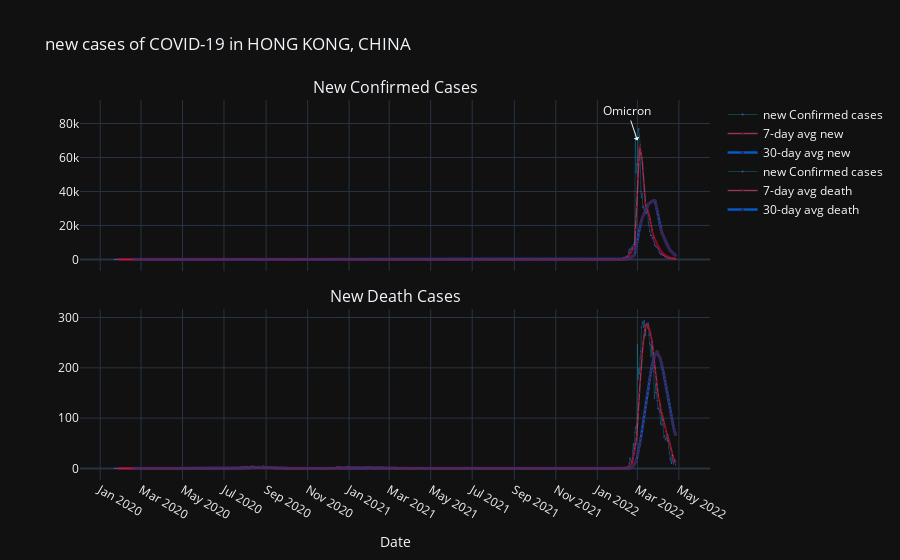

Here is the notebook cell this chart was saved with:
### Markdown cell above
According to Tianjin Centers for Disease Control and Prevention, they detect Omicron (B.1.1.529) in asymptomatic infection who enter in 12/09/2021. This is the first Omicron case reported officially in China mainland. Other provinces reported Omicron infection in following days. We can see that there is increasing cases since December 2021 and continue mounting after that.

By comparison, Delta didn't bring too much effect in China.

There is quite different trends between China and China Mainland due to the new wave in Hong Kong. Let's take a look at Hong Kong's data.

### Code cell
fig = make_subplots(rows=2, cols=1, subplot_titles=('New Confirmed Cases', 'New Death Cases'),
                    shared_xaxes=True,
                    vertical_spacing=0.1)

data_copy2 = ts_confirmed_CHINA_incre

specify = 'Hong Kong'
idx = data_copy2.index
ser = data_copy2[specify]
layout_title = specify.upper()
kind = 'Confirmed'
method = 'new'
ma = [7,30]

trace = go.Scatter(
    x = idx,
    y = ser,
    mode = 'lines+markers',
    name = f'{method} {kind} cases',
    opacity = .8,
    line=dict(color="#08a8c4",width = .4),
    marker = dict(color = '#5857e1',size = 1.2)
)
trace1 = go.Scatter(
    x = idx,
    y = ser.rolling(ma[0]).mean(),
    mode = 'lines+markers',
    name = f'{ma[0]}-day avg new',
    opacity = .6,
    line=dict(color="#ee5090",width = 1.4),
    marker = dict(color = '#dd001b',size = 2.2)
)
trace2 = go.Scatter(
    x = idx,
    y = ser.rolling(ma[1]).mean(),
    mode = 'lines+markers',
    name = f'{ma[1]}-day avg new',
    opacity = .8,
    line=dict(color="#006eff",width = 2.4),
    marker = dict(color = '#412b63',size = 3.2)
)


plotdata = [trace,trace1,trace2]

data_copy3 = ts_deaths_CHINA_incre

specify = 'Hong Kong'
idx = data_copy3.index
ser = data_copy3[specify]
layout_title = specify.upper()
kind = 'Confirmed'
method = 'new'
ma = [7,30]

trace3 = go.Scatter(
    x = idx,
    y = ser,
    mode = 'lines+markers',
    name = f'{method} {kind} cases',
    opacity = .8,
    line=dict(color="#08a8c4",width = .4),
    marker = dict(color = '#5857e1',size = 1.2)
)
trace4 = go.Scatter(
    x = idx,
    y = ser.rolling(ma[0]).mean(),
    mode = 'lines+markers',
    name = f'{ma[0]}-day avg death',
    opacity = .6,
    line=dict(color="#ee5090",width = 1.4),
    marker = dict(color = '#dd001b',size = 2.2)
)
trace5 = go.Scatter(
    x = idx,
    y = ser.rolling(ma[1]).mean(),
    mode = 'lines+markers',
    name = f'{ma[1]}-day avg death',
    opacity = .8,
    line=dict(color="#006eff",width = 2.4),
    marker = dict(color = '#412b63',size = 3.2)
)

'''plot'''
# upper subplot
fig.add_traces(data=plotdata)

# lower subplot
fig.add_trace(trace3, row=2, col=1)
fig.add_trace(trace4, row=2, col=1)
fig.add_trace(trace5, row=2, col=1)

fig.update_xaxes(title_text='Date', row=2, col=1)
fig.update_xaxes(tickmode='auto',nticks=20)
fig.update_layout(title_text=f'{method} cases of COVID-19 in {layout_title}, CHINA')
fig.add_annotation(x=pd.to_datetime('3/1/22'),y=70_000,text='Omicron', showarrow=True, arrowhead=1)

fig.show()

### Figure 1 — Plotly figure (JSON) as saved in the notebook; plotly's stock layout.template omitted (floating-point values rounded to 4 significant figures; data arrays with more than 128 entries replaced by an {"elided": "..."} marker saying what was removed)
{"data": [{"line": {"color": "#08a8c4", "width": 0.4}, "marker": {"color": "#5857e1", "size": 1.2}, "mode": "lines+markers", "name": "new Confirmed cases", "opacity": 0.8, "x": {"elided": "826 str values"}, "y": {"elided": "826 int values"}, "type": "scatter"}, {"line": {"color": "#ee5090", "width": 1.4}, "marker": {"color": "#dd001b", "size": 2.2}, "mode": "lines+markers", "name": "7-day avg new", "opacity": 0.6, "x": {"elided": "826 str values"}, "y": {"elided": "826 float values"}, "type": "scatter"}, {"line": {"color": "#006eff", "width": 2.4}, "marker": {"color": "#412b63", "size": 3.2}, "mode": "lines+markers", "name": "30-day avg new", "opacity": 0.8, "x": {"elided": "826 str values"}, "y": {"elided": "826 float values"}, "type": "scatter"}, {"line": {"color": "#08a8c4", "width": 0.4}, "marker": {"color": "#5857e1", "size": 1.2}, "mode": "lines+markers", "name": "new Confirmed cases", "opacity": 0.8, "x": {"elided": "826 str values"}, "y": {"elided": "826 int values"}, "type": "scatter", "xaxis": "x2", "yaxis": "y2"}, {"line": {"color": "#ee5090", "width": 1.4}, "marker": {"color": "#dd001b", "size": 2.2}, "mode": "lines+markers", "name": "7-day avg death", "opacity": 0.6, "x": {"elided": "826 str values"}, "y": {"elided": "826 float values"}, "type": "scatter", "xaxis": "x2", "yaxis": "y2"}, {"line": {"color": "#006eff", "width": 2.4}, "marker": {"color": "#412b63", "size": 3.2}, "mode": "lines+markers", "name": "30-day avg death", "opacity": 0.8, "x": {"elided": "826 str values"}, "y": {"elided": "826 float values"}, "type": "scatter", "xaxis": "x2", "yaxis": "y2"}], "layout": {"xaxis": {"anchor": "y", "domain": [0.0, 1.0], "matches": "x2", "showticklabels": false, "tickmode": "auto", "nticks": 20}, "yaxis": {"anchor": "x", "domain": [0.55, 1.0]}, "xaxis2": {"anchor": "y2", "domain": [0.0, 1.0], "title": {"text": "Date"}, "tickmode": "auto", "nticks": 20}, "yaxis2": {"anchor": "x2", "domain": [0.0, 0.45]}, "annotations": [{"font": {"size": 16}, "showarrow": false, "text": "New Confirmed Cases", "x": 0.5, "xanchor": "center", "xref": "paper", "y": 1.0, "yanchor": "bottom", "yref": "paper"}, {"font": {"size": 16}, "showarrow": false, "text": "New Death Cases", "x": 0.5, "xanchor": "center", "xref": "paper", "y": 0.45, "yanchor": "bottom", "yref": "paper"}, {"arrowhead": 1, "showarrow": true, "text": "Omicron", "x": "2022-03-01T00:00:00", "y": 70000}], "title": {"text": "new cases of COVID-19 in HONG KONG, CHINA"}}}
